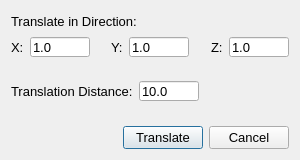
<?xml version="1.0" encoding="UTF-8"?>
<ui version="4.0">
 <class>translateDialog</class>
 <widget class="QDialog" name="translateDialog">
  <property name="windowModality">
   <enum>Qt::NonModal</enum>
  </property>
  <property name="geometry">
   <rect>
    <x>0</x>
    <y>0</y>
    <width>300</width>
    <height>160</height>
   </rect>
  </property>
  <property name="sizePolicy">
   <sizepolicy hsizetype="Preferred" vsizetype="Preferred">
    <horstretch>0</horstretch>
    <verstretch>0</verstretch>
   </sizepolicy>
  </property>
  <property name="windowTitle">
   <string>Translate</string>
  </property>
  <property name="modal">
   <bool>false</bool>
  </property>
  <layout class="QHBoxLayout" name="horizontalLayout_5">
   <item>
    <layout class="QVBoxLayout" name="verticalLayout">
     <item>
      <layout class="QHBoxLayout" name="horizontalLayout">
       <item>
        <widget class="QLabel" name="TranslateDirectionLabel">
         <property name="font">
          <font>
           <pointsize>10</pointsize>
          </font>
         </property>
         <property name="text">
          <string>Translate in Direction:</string>
         </property>
        </widget>
       </item>
       <item>
        <spacer name="horizontalSpacer_3">
         <property name="orientation">
          <enum>Qt::Horizontal</enum>
         </property>
         <property name="sizeHint" stdset="0">
          <size>
           <width>158</width>
           <height>20</height>
          </size>
         </property>
        </spacer>
       </item>
      </layout>
     </item>
     <item>
      <layout class="QHBoxLayout" name="horizontalLayout_2">
       <item>
        <widget class="QLabel" name="XLabel">
         <property name="font">
          <font>
           <pointsize>10</pointsize>
          </font>
         </property>
         <property name="text">
          <string>X:</string>
         </property>
        </widget>
       </item>
       <item>
        <widget class="QLineEdit" name="XLineEdit">
         <property name="sizePolicy">
          <sizepolicy hsizetype="Preferred" vsizetype="Fixed">
           <horstretch>0</horstretch>
           <verstretch>0</verstretch>
          </sizepolicy>
         </property>
         <property name="minimumSize">
          <size>
           <width>60</width>
           <height>16</height>
          </size>
         </property>
         <property name="maximumSize">
          <size>
           <width>60</width>
           <height>22</height>
          </size>
         </property>
         <property name="font">
          <font>
           <pointsize>10</pointsize>
          </font>
         </property>
         <property name="text">
          <string>1.0</string>
         </property>
        </widget>
       </item>
       <item>
        <spacer name="horizontalSpacer">
         <property name="orientation">
          <enum>Qt::Horizontal</enum>
         </property>
         <property name="sizeHint" stdset="0">
          <size>
           <width>28</width>
           <height>20</height>
          </size>
         </property>
        </spacer>
       </item>
       <item>
        <widget class="QLabel" name="YLabel">
         <property name="font">
          <font>
           <pointsize>10</pointsize>
          </font>
         </property>
         <property name="text">
          <string>Y:</string>
         </property>
        </widget>
       </item>
       <item>
        <widget class="QLineEdit" name="YLineEdit">
         <property name="sizePolicy">
          <sizepolicy hsizetype="Preferred" vsizetype="Fixed">
           <horstretch>0</horstretch>
           <verstretch>0</verstretch>
          </sizepolicy>
         </property>
         <property name="minimumSize">
          <size>
           <width>60</width>
           <height>16</height>
          </size>
         </property>
         <property name="maximumSize">
          <size>
           <width>60</width>
           <height>22</height>
          </size>
         </property>
         <property name="font">
          <font>
           <pointsize>10</pointsize>
          </font>
         </property>
         <property name="text">
          <string>1.0</string>
         </property>
        </widget>
       </item>
       <item>
        <spacer name="horizontalSpacer_2">
         <property name="orientation">
          <enum>Qt::Horizontal</enum>
         </property>
         <property name="sizeHint" stdset="0">
          <size>
           <width>28</width>
           <height>20</height>
          </size>
         </property>
        </spacer>
       </item>
       <item>
        <widget class="QLabel" name="ZLabel">
         <property name="font">
          <font>
           <pointsize>10</pointsize>
          </font>
         </property>
         <property name="text">
          <string>Z:</string>
         </property>
        </widget>
       </item>
       <item>
        <widget class="QLineEdit" name="ZLineEdit">
         <property name="sizePolicy">
          <sizepolicy hsizetype="Preferred" vsizetype="Fixed">
           <horstretch>0</horstretch>
           <verstretch>0</verstretch>
          </sizepolicy>
         </property>
         <property name="minimumSize">
          <size>
           <width>60</width>
           <height>16</height>
          </size>
         </property>
         <property name="maximumSize">
          <size>
           <width>60</width>
           <height>22</height>
          </size>
         </property>
         <property name="font">
          <font>
           <pointsize>10</pointsize>
          </font>
         </property>
         <property name="text">
          <string>1.0</string>
         </property>
        </widget>
       </item>
      </layout>
     </item>
     <item>
      <spacer name="verticalSpacer">
       <property name="orientation">
        <enum>Qt::Vertical</enum>
       </property>
       <property name="sizeHint" stdset="0">
        <size>
         <width>20</width>
         <height>40</height>
        </size>
       </property>
      </spacer>
     </item>
     <item>
      <layout class="QHBoxLayout" name="horizontalLayout_3">
       <item>
        <widget class="QLabel" name="TranslateDistanceLabel">
         <property name="font">
          <font>
           <pointsize>10</pointsize>
          </font>
         </property>
         <property name="text">
          <string>Translation Distance:</string>
         </property>
        </widget>
       </item>
       <item>
        <widget class="QLineEdit" name="TranslateDistLineEdit">
         <property name="sizePolicy">
          <sizepolicy hsizetype="Maximum" vsizetype="Fixed">
           <horstretch>0</horstretch>
           <verstretch>0</verstretch>
          </sizepolicy>
         </property>
         <property name="minimumSize">
          <size>
           <width>60</width>
           <height>16</height>
          </size>
         </property>
         <property name="maximumSize">
          <size>
           <width>60</width>
           <height>22</height>
          </size>
         </property>
         <property name="font">
          <font>
           <pointsize>10</pointsize>
          </font>
         </property>
         <property name="text">
          <string>10.0</string>
         </property>
        </widget>
       </item>
       <item>
        <spacer name="horizontalSpacer_4">
         <property name="orientation">
          <enum>Qt::Horizontal</enum>
         </property>
         <property name="sizeHint" stdset="0">
          <size>
           <width>188</width>
           <height>20</height>
          </size>
         </property>
        </spacer>
       </item>
      </layout>
     </item>
     <item>
      <spacer name="verticalSpacer_2">
       <property name="orientation">
        <enum>Qt::Vertical</enum>
       </property>
       <property name="sizeHint" stdset="0">
        <size>
         <width>20</width>
         <height>40</height>
        </size>
       </property>
      </spacer>
     </item>
     <item>
      <layout class="QHBoxLayout" name="horizontalLayout_4">
       <item>
        <spacer name="horizontalSpacer_5">
         <property name="orientation">
          <enum>Qt::Horizontal</enum>
         </property>
         <property name="sizeHint" stdset="0">
          <size>
           <width>40</width>
           <height>20</height>
          </size>
         </property>
        </spacer>
       </item>
       <item>
        <widget class="QPushButton" name="TranslatePushButton">
         <property name="font">
          <font>
           <pointsize>10</pointsize>
          </font>
         </property>
         <property name="text">
          <string>Translate</string>
         </property>
        </widget>
       </item>
       <item>
        <widget class="QPushButton" name="CancelPushButton">
         <property name="font">
          <font>
           <pointsize>10</pointsize>
          </font>
         </property>
         <property name="text">
          <string>Cancel</string>
         </property>
        </widget>
       </item>
      </layout>
     </item>
    </layout>
   </item>
  </layout>
 </widget>
 <resources/>
 <connections>
  <connection>
   <sender>CancelPushButton</sender>
   <signal>clicked()</signal>
   <receiver>translateDialog</receiver>
   <slot>reject()</slot>
   <hints>
    <hint type="sourcelabel">
     <x>351</x>
     <y>169</y>
    </hint>
    <hint type="destinationlabel">
     <x>199</x>
     <y>99</y>
    </hint>
   </hints>
  </connection>
 </connections>
</ui>
